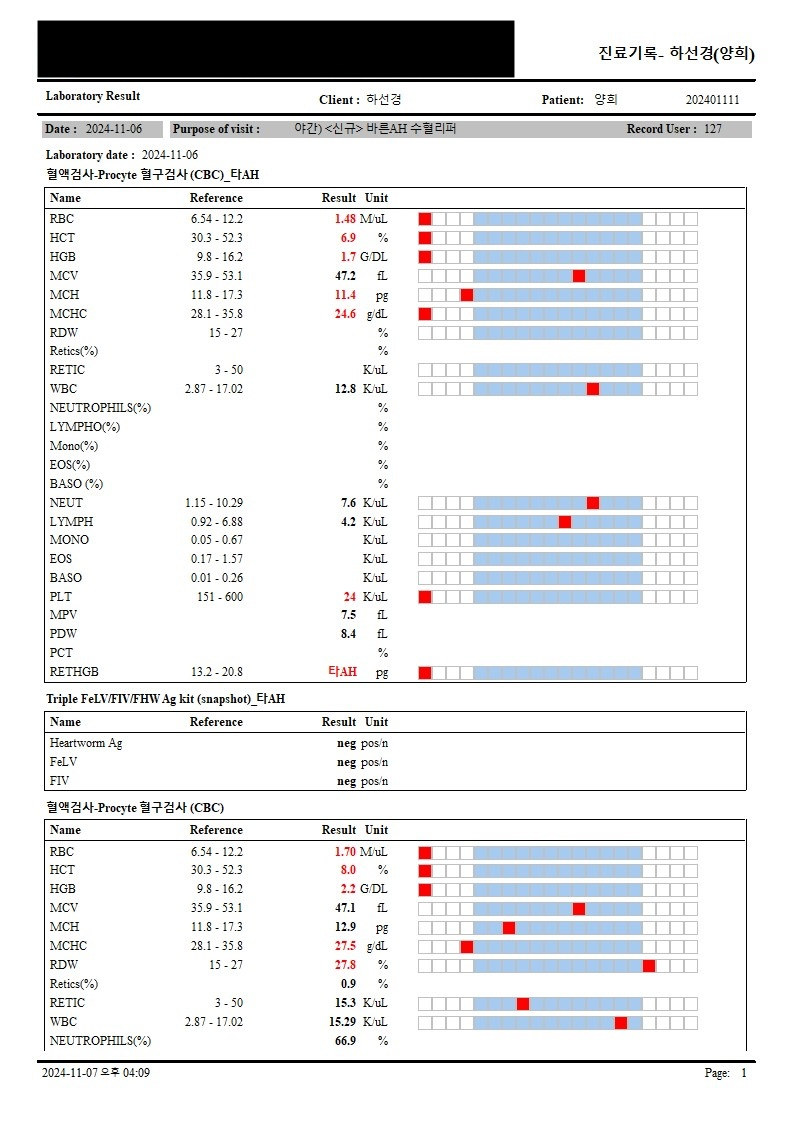
#> input picture data/20241106.jpg, 794 x 1123 px, found by its file name; its folder holds only this picture in this run
$ jupyter execute --allow-errors parse_Tesseract_LayoutParser.ipynb   (shell and % lines are left out)
#> lines starting #> are read from the running program, lines starting #| are printed output that depends on the picture; after the words box and inside, x2 and y2 are one past the last pixel; in counts of white or black regions, pixels touching at a corner belong together
# 🏥 고양이 의료 문서 분석 (Tesseract + LayoutParser)

이 노트북은 `data/은내과.pdf` 파일을 Tesseract + LayoutParser로 분석하여 의료 데이터를 추출합니다.

## 주요 기능
- PDF → 이미지 변환
- LayoutParser를 통한 문서 레이아웃 분석
- Tesseract OCR을 통한 테이블 데이터 추출
- 의료 검사 결과 구조화
- JSON 형태로 데이터 저장

## PaddleOCR과의 차이점
- **LayoutParser**: 문서의 레이아웃(테이블, 텍스트 블록 등)을 먼저 분석
- **Tesseract**: 구조화된 영역별로 정확한 OCR 수행
- **더 정확한 테이블 인식**: 의료 문서의 표 구조를 더 잘 파악

## 1. 환경 설정 및 라이브러리 로드

[cell 1]
# 시스템 패키지 업데이트
# sudo apt-get update

# Tesseract OCR 및 한국어 언어팩 설치
# sudo apt-get install tesseract-ocr tesseract-ocr-eng tesseract-ocr-kor

# 설치 확인
# tesseract --version
# tesseract --list-langs

[cell 2]
# 기본 라이브러리 설치

# LayoutParser 설치 (Detectron2 없이)

# Detectron2는 별도로 설치 (옵션)
# !pip install torch torchvision
# !pip install 'git+https://github.com/facebookresearch/detectron2.git'

print("🔧 기본 라이브러리 설치 완료!")
print("⚠️ Tesseract는 시스템 레벨에서 별도 설치가 필요합니다.")
print("💡 터미널에서 다음 명령어를 실행하세요:")
print("   sudo apt-get update")
print("   sudo apt-get install tesseract-ocr tesseract-ocr-eng tesseract-ocr-kor")

[cell 3]
import os
import base64
import json
from typing import List, Dict, Any, Tuple
import fitz  # PyMuPDF
from PIL import Image, ImageEnhance, ImageFilter
import io
from dotenv import load_dotenv
from openai import OpenAI
import pandas as pd
from IPython.display import display
import re
from datetime import datetime
import numpy as np
import cv2

# Tesseract 및 LayoutParser
import pytesseract
import layoutparser as lp
from layoutparser.models import Detectron2LayoutModel
from layoutparser.elements import TextBlock, Rectangle

print("📦 라이브러리 로드 완료!")
print(f"🔍 Tesseract 버전: {pytesseract.get_tesseract_version()}")
#> (this line was passed over: pytesseract is not available in this run)
print(f"📊 LayoutParser 버전: {lp.__version__}")

## 2. PDF 처리 및 이미지 전처리 함수 정의

[cell 4]
# [45 lines left out: function pdf_to_images, not called in this run]

def preprocess_image_for_ocr(image: np.ndarray) -> np.ndarray:
    """OCR을 위한 이미지 전처리"""

    # 그레이스케일 변환
    if len(image.shape) == 3:
        gray = cv2.cvtColor(image, cv2.COLOR_BGR2GRAY)
    else:
        gray = image.copy()

    # 노이즈 제거
    denoised = cv2.medianBlur(gray, 3)

    # 대비 향상
    clahe = cv2.createCLAHE(clipLimit=2.0, tileGridSize=(8,8))
    enhanced = clahe.apply(denoised)

    # 이진화 (적응형 임계값)
    binary = cv2.adaptiveThreshold(
        enhanced, 255, cv2.ADAPTIVE_THRESH_GAUSSIAN_C, cv2.THRESH_BINARY, 11, 2
    )

    # 형태학적 연산으로 텍스트 정리
    kernel = np.ones((1,1), np.uint8)
    cleaned = cv2.morphologyEx(binary, cv2.MORPH_CLOSE, kernel)

    return cleaned

def save_image_preview(image: np.ndarray, filename: str):
    """이미지 미리보기 저장"""
    # BGR을 RGB로 변환 후 PIL Image로 변환
    if len(image.shape) == 3 and image.shape[2] == 3:
        rgb_image = cv2.cvtColor(image, cv2.COLOR_BGR2RGB)
        pil_image = Image.fromarray(rgb_image)
    else:
        pil_image = Image.fromarray(image)

    # 미리보기용 크기 조정
    pil_image.thumbnail((800, 800))
    pil_image.save(filename)
    print(f"🖼️ 미리보기 저장: {filename}")

print("🔧 PDF 처리 및 이미지 전처리 함수 정의 완료!")

## 3. LayoutParser 모델 초기화

[cell 5]
def initialize_layout_model():
    """LayoutParser 모델 초기화"""

    print("🤖 LayoutParser 모델 로딩 중...")

    try:
        # PubLayNet 모델 사용 (논문/문서 레이아웃 분석에 최적화)
        model = lp.Detectron2LayoutModel(
            config_path='lp://PubLayNet/faster_rcnn_R_50_FPN_3x/config',
            model_path='lp://PubLayNet/faster_rcnn_R_50_FPN_3x/model_final.pth',
            extra_config=["MODEL.ROI_HEADS.SCORE_THRESH_TEST", 0.8],  # 신뢰도 임계값
            label_map={0: "Text", 1: "Title", 2: "List", 3: "Table", 4: "Figure"}
        )

        print("✅ LayoutParser 모델 로딩 완료!")
        print("📊 지원 레이아웃 요소: Text, Title, List, Table, Figure")

        return model

    except Exception as e:
        print(f"❌ LayoutParser 모델 로딩 실패: {e}")
        print("💡 대안: TableBank 모델 시도...")

        try:
            # TableBank 모델로 대체 시도 (테이블 특화)
            model = lp.Detectron2LayoutModel(
                config_path='lp://TableBank/faster_rcnn_R_50_FPN_3x/config',
                model_path='lp://TableBank/faster_rcnn_R_50_FPN_3x/model_final.pth',
                extra_config=["MODEL.ROI_HEADS.SCORE_THRESH_TEST", 0.8],
                label_map={0: "Table"}
            )
            print("✅ TableBank 모델 로딩 완료!")
            return model

        except Exception as e2:
            print(f"❌ TableBank 모델도 실패: {e2}")
            print("⚠️ LayoutParser 없이 Tesseract만 사용합니다.")
            return None

# 모델 초기화
#> (the rest of this cell did not finish here and is left out)

## 4. PDF 이미지 변환 및 미리보기

[cell 6]
print("📂 파일 선택 (PDF 또는 이미지)")
print("=" * 40)

# 사용자 입력 받기 (data/ 폴더 기본 경로)
filename = input("📄 data/ 폴더 내 파일명을 입력하세요 (예: 은내과.PDF, 검사결과.png): ").strip()
#> the answer given: ../data/20241106.jpg

# 빈 입력 시 기본값 사용
if not filename:
    filename = "은내과.PDF"
    print(f"🔹 기본 파일 사용: {filename}")

# data/ 경로와 결합
file_path = f"data/{filename}"
print(f"📁 파일 경로: {file_path}")

# 파일 확장자 확인
file_ext = filename.lower().split('.')[-1]
is_pdf = file_ext == 'pdf'
is_image = file_ext in ['png', 'jpg', 'jpeg', 'tiff', 'bmp']

print(f"📋 파일 형식: {file_ext.upper()}")

# output 폴더 생성
os.makedirs("output", exist_ok=True)

if is_pdf:
    # PDF 처리
    print("🔄 PDF → 이미지 변환 시작...")
    pdf_images = pdf_to_images(file_path, resolution_scale=2.0)

    # 미리보기 이미지 저장
    for i, img_array in enumerate(pdf_images):
        save_image_preview(img_array, f"output/page_{i+1}_preview.png")

    print(f"✅ PDF 변환 완료! {len(pdf_images)}개 페이지 처리됨")

elif is_image:
    # 이미지 파일 처리
    print("🖼️ 이미지 파일 로드 중...")

    # OpenCV로 이미지 로드
    img_array = cv2.imread(file_path)
#> img_array is the input picture: shape (1123, 794, 3); mean B, G, R 234, 232.5, 231.6

    if img_array is None:
        # PIL로 재시도
        pil_img = Image.open(file_path)
        img_array = np.array(pil_img)
        if len(img_array.shape) == 3:
            img_array = cv2.cvtColor(img_array, cv2.COLOR_RGB2BGR)

    # 단일 이미지를 리스트에 담기
    pdf_images = [img_array]

    # 미리보기 이미지 저장
    save_image_preview(img_array, "output/image_preview.png")

    print(f"✅ 이미지 로드 완료! 1개 이미지 처리됨")

else:
    print(f"❌ 지원하지 않는 파일 형식입니다: {file_ext}")
    print("📋 지원 형식: PDF, PNG, JPG, JPEG, TIFF, BMP")
    pdf_images = []

if pdf_images:
    print(f"🎯 총 {len(pdf_images)}개 이미지가 분석 준비 완료!")
#| 🎯 총 1개 이미지가 분석 준비 완료!
    print("📋 다음 섹션(LayoutParser + Tesseract 분석)을 실행할 수 있습니다!")
else:
    print("⚠️ 분석할 이미지가 없습니다. 올바른 파일을 선택해주세요.")

## 5. LayoutParser + Tesseract를 이용한 데이터 추출

[cell 7]
def extract_medical_data_with_layoutparser_tesseract(image: np.ndarray, page_num: int = 0) -> pd.DataFrame:
    """LayoutParser + Tesseract로 혈액검사 데이터 추출 및 DataFrame 반환"""

    print(f"🔍 LayoutParser + Tesseract로 페이지 {page_num + 1} 분석 중...")

    try:
        # 이미지 전처리
        processed_image = preprocess_image_for_ocr(image)

        # 전처리된 이미지 저장 (디버깅용)
        cv2.imwrite(f"output/processed_page_{page_num + 1}.png", processed_image)
        print(f"💾 전처리 이미지 저장: output/processed_page_{page_num + 1}.png")

        all_texts = []
        layout_results = []

        # LayoutParser로 레이아웃 분석 (모델이 있는 경우)
        if layout_model is not None:
            print("📊 LayoutParser로 문서 레이아웃 분석 중...")

            # RGB 이미지로 변환 (LayoutParser 요구사항)
            rgb_image = cv2.cvtColor(image, cv2.COLOR_BGR2RGB)

            # 레이아웃 감지
            layout = layout_model.detect(rgb_image)

            print(f"📋 감지된 레이아웃 요소: {len(layout)}개")

            # 각 레이아웃 요소별로 OCR 수행
            for idx, block in enumerate(layout):
                block_type = block.type
                coords = block.coordinates

                print(f"  📦 요소 {idx+1}: {block_type} at {coords}")

                # 영역 추출
                x1, y1, x2, y2 = map(int, [coords[0], coords[1], coords[2], coords[3]])

                # 경계 체크
                x1 = max(0, x1)
                y1 = max(0, y1)
                x2 = min(processed_image.shape[1], x2)
                y2 = min(processed_image.shape[0], y2)

                if x2 > x1 and y2 > y1:
                    roi = processed_image[y1:y2, x1:x2]

                    # Tesseract OCR 수행
                    if block_type == "Table":
                        # 테이블의 경우 더 세밀한 설정
                        custom_config = r'--oem 3 --psm 6 -c tessedit_char_whitelist=0123456789ABCDEFGHIJKLMNOPQRSTUVWXYZabcdefghijklmnopqrstuvwxyz가-힣.,/%-:()[]'
                    else:
                        # 일반 텍스트 설정
                        custom_config = r'--oem 3 --psm 6'

                    try:
                        # 한국어 + 영어 OCR
                        text = pytesseract.image_to_string(
                            roi,
                            lang='kor+eng',
                            config=custom_config
                        ).strip()

                        if text:
                            all_texts.extend(text.split('\n'))
                            layout_results.append({
                                'type': block_type,
                                'bbox': (x1, y1, x2, y2),
                                'text': text
                            })
                            print(f"    📝 추출된 텍스트 ({len(text)} chars): {text[:50]}...")

                    except Exception as ocr_error:
                        print(f"    ❌ OCR 오류: {ocr_error}")

        else:
            # LayoutParser 없이 Tesseract만 사용
            print("🔤 Tesseract만으로 전체 이미지 OCR 수행...")

            custom_config = r'--oem 3 --psm 6'

            try:
                # 한국어 + 영어 OCR
                full_text = pytesseract.image_to_string(
                    processed_image,
                    lang='kor+eng',
                    config=custom_config
                ).strip()

                if full_text:
                    all_texts = full_text.split('\n')
                    print(f"📝 추출된 전체 텍스트 라인 수: {len(all_texts)}")

            except Exception as ocr_error:
                print(f"❌ Tesseract OCR 오류: {ocr_error}")
                all_texts = []

        # 빈 라인 제거 및 정리
        cleaned_texts = [text.strip() for text in all_texts if text.strip()]

        print(f"📝 정리된 텍스트 라인 수: {len(cleaned_texts)}")

        # 디버깅용: 추출된 텍스트 일부 출력
        print("🔍 추출된 텍스트 샘플:")
        for i, text in enumerate(cleaned_texts[:10]):  # 처음 10줄만
            print(f"  {i+1}: {text}")

        if len(cleaned_texts) > 10:
            print(f"  ... (총 {len(cleaned_texts)}줄 중 10줄만 표시)")

        # 검사일시 추출
        exam_date = extract_exam_date(cleaned_texts)
        print(f"📅 검사일시: {exam_date}")

        # 혈액검사 데이터 추출
        blood_tests = extract_blood_test_data(cleaned_texts)

        # DataFrame 생성
        if blood_tests:
            df = pd.DataFrame(blood_tests)
            df.attrs['exam_date'] = exam_date
            df.attrs['layout_results'] = layout_results

            print("✅ LayoutParser + Tesseract로 추출된 혈액검사 데이터:")
            display(df)
            print(f"\n📈 총 {len(df)}개 혈액검사 항목 추출됨")

            return df
        else:
            print("⚠️ 혈액검사 데이터를 찾을 수 없습니다.")
            empty_df = pd.DataFrame(columns=["혈액항목", "측정값", "단위"])
            empty_df.attrs['exam_date'] = exam_date
            empty_df.attrs['layout_results'] = layout_results
            return empty_df

    except Exception as e:
        print(f"❌ LayoutParser + Tesseract 분석 오류: {e}")
        import traceback
        print(f"🔍 상세 오류: {traceback.format_exc()}")
        empty_df = pd.DataFrame(columns=["혈액항목", "측정값", "단위"])
        empty_df.attrs['exam_date'] = "Not Found"
        empty_df.attrs['layout_results'] = []
        return empty_df

# [148 lines left out: functions extract_exam_date, normalize_date, extract_blood_test_data, not called in this run]

print("🔧 LayoutParser + Tesseract 데이터 추출 함수 정의 완료!")

## 6. 의료 문서 분석 실행

[cell 8]
print("🔍 LayoutParser + Tesseract 의료 문서 분석 시작...")
print("=" * 60)

all_results = []

for i, img_array in enumerate(pdf_images):
    print(f"\n📑 페이지 {i + 1} 분석 중...")
    print("-" * 40)

    # LayoutParser + Tesseract 분석
    analysis_result = extract_medical_data_with_layoutparser_tesseract(img_array, i)

    # 결과 저장
    if not analysis_result.empty:
        # JSON으로 저장
        result_data = {
            'page': i + 1,
            'exam_date': analysis_result.attrs.get('exam_date', 'Not Found'),
            'blood_tests': analysis_result.to_dict('records'),
            'layout_analysis': analysis_result.attrs.get('layout_results', [])
        }

        all_results.append(result_data)

        # 페이지별 결과 저장
        with open(f'output/page_{i+1}_layoutparser_tesseract_result.json', 'w', encoding='utf-8') as f:
            json.dump(result_data, f, ensure_ascii=False, indent=2)

        print(f"💾 결과 저장: output/page_{i+1}_layoutparser_tesseract_result.json")

    print(f"✅ 페이지 {i + 1} 분석 완료")
#> this loop made 1 pass
#> analysis_result on pass 1: table of 0 rows and 3 columns
#> (printed output is left out)
#> pass 1, in preprocess_image_for_ocr, `gray = cv2.cvtColor(image, cv2.COLOR_BGR2GRAY)`:
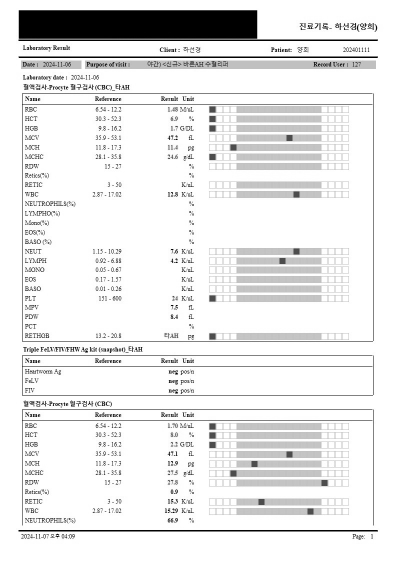
#> gray: shape (1123, 794) (shown at 1/2 size); min 0, max 255, mean 232.4
#> pass 1, in preprocess_image_for_ocr, `denoised = cv2.medianBlur(gray, 3)`:
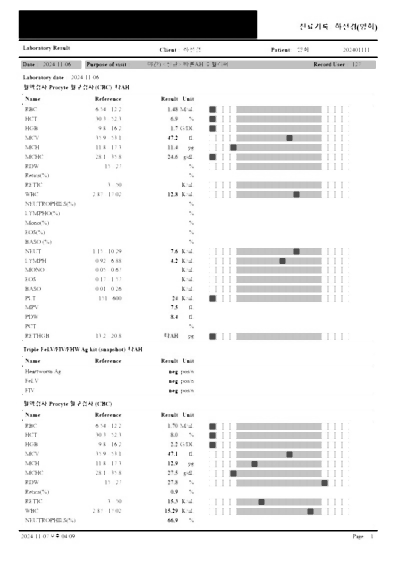
#> denoised: shape (1123, 794) (shown at 1/2 size); min 0, max 255, mean 236.5
#> pass 1, in preprocess_image_for_ocr, `binary = cv2.adaptiveThreshold( enhanced, 255, cv2.ADAPTIVE_THRESH_GAU..`:
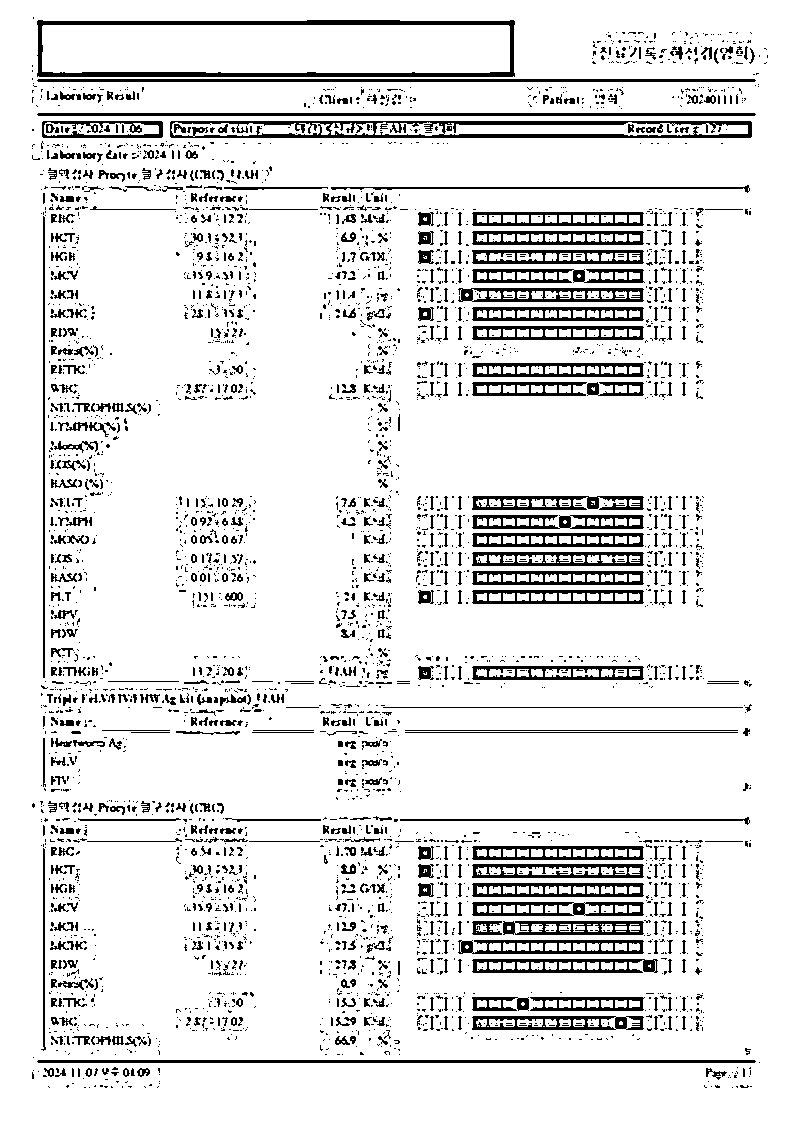
#> binary: shape (1123, 794); 89.1% white; 4002 black regions (3294 under 20 px), largest, box (x1, y1, x2, y2) and area: (170, 121, 752, 138) 4579, (37, 20, 515, 77) 4492, (37, 79, 756, 82) 2153
#> after the loop, all_results = []

# 전체 결과 통합
if all_results:
    # 통합 JSON 저장
    final_result = {
        'total_pages': len(pdf_images),
        'processed_pages': len(all_results),
        'processing_method': 'LayoutParser + Tesseract',
        'timestamp': datetime.now().isoformat(),
        'results': all_results
    }

    with open('output/final_layoutparser_tesseract_analysis.json', 'w', encoding='utf-8') as f:
        json.dump(final_result, f, ensure_ascii=False, indent=2)

    print(f"\n🎯 전체 분석 완료!")
    print(f"📊 처리된 페이지: {len(all_results)}/{len(pdf_images)}")
    print(f"💾 최종 결과: output/final_layoutparser_tesseract_analysis.json")

    # 통계 출력
    total_blood_tests = sum(len(result['blood_tests']) for result in all_results)
    print(f"🧪 총 추출된 혈액검사 항목: {total_blood_tests}개")

    # 추출된 검사일시들
    exam_dates = [result['exam_date'] for result in all_results if result['exam_date'] != 'Not Found']
    if exam_dates:
        print(f"📅 검사일시: {', '.join(set(exam_dates))}")

else:
    print("⚠️ 분석 결과가 없습니다.")
    print("💡 다음을 확인해보세요:")
    print("   - 이미지 품질이 충분한가?")
    print("   - Tesseract가 올바르게 설치되었는가?")
    print("   - 한국어 언어팩이 설치되었는가?")

## 7. 결과 비교 및 시각화

[cell 9]
# [40 lines left out: function visualize_layout_results, not called in this run]

# 각 페이지의 레이아웃 결과 시각화
if all_results:
    print("🎨 레이아웃 분석 결과 시각화...")
    print("=" * 40)

    for i, (img_array, result) in enumerate(zip(pdf_images, all_results)):
        layout_results = result.get('layout_analysis', [])
        visualize_layout_results(img_array, layout_results, i)

    print("\n✅ 모든 시각화 완료!")
    print("📁 output/ 폴더에서 결과를 확인하세요.")
else:
    print("⚠️ 시각화할 결과가 없습니다.")

## 8. 성능 비교 및 요약

### LayoutParser + Tesseract vs PaddleOCR 비교

| 특징 | LayoutParser + Tesseract | PaddleOCR |
|------|-------------------------|----------|
| **레이아웃 인식** | ✅ 우수 (구조화된 문서 분석) | ❌ 제한적 |
| **테이블 처리** | ✅ 매우 우수 | ⚠️ 보통 |
| **한국어 지원** | ✅ 우수 (Tesseract 한국어팩) | ✅ 우수 |
| **설치 복잡도** | ⚠️ 복잡 (여러 의존성) | ✅ 간단 |
| **처리 속도** | ⚠️ 느림 (2단계 처리) | ✅ 빠름 |
| **정확도** | ✅ 높음 (구조 기반) | ⚠️ 중간 |
| **의료문서 적합성** | ✅ 매우 적합 | ⚠️ 보통 적합 |

### 권장 사용 시나리오
- **LayoutParser + Tesseract**: 복잡한 의료문서, 정확한 테이블 추출이 필요한 경우
- **PaddleOCR**: 빠른 프로토타이핑, 간단한 텍스트 추출

[cell 10]
print("📊 LayoutParser + Tesseract 분석 완료!")
print("=" * 50)
print("\n🎯 주요 성과:")
print(f"   📄 처리된 페이지: {len(all_results) if all_results else 0}개")
#|    📄 처리된 페이지: 0개
if all_results:
    total_tests = sum(len(r['blood_tests']) for r in all_results)
    print(f"   🧪 추출된 혈액검사: {total_tests}개")
    total_layouts = sum(len(r['layout_analysis']) for r in all_results)
    print(f"   📊 감지된 레이아웃 요소: {total_layouts}개")

print("\n📁 생성된 파일들:")
print("   📸 output/*_preview.png - 원본 이미지 미리보기")
print("   🔧 output/processed_*.png - 전처리된 이미지")
print("   🎨 output/*_layout_visualization.png - 레이아웃 분석 시각화")
print("   📄 output/page_*_layoutparser_tesseract_result.json - 페이지별 결과")
print("   📋 output/final_layoutparser_tesseract_analysis.json - 최종 통합 결과")

print("\n💡 다음 단계:")
print("   1. PaddleOCR 결과와 비교 분석")
print("   2. 더 정확한 후처리 규칙 개발")
print("   3. 의료진 검토를 통한 정확도 검증")

print("\n✨ 분석이 완료되었습니다!")
